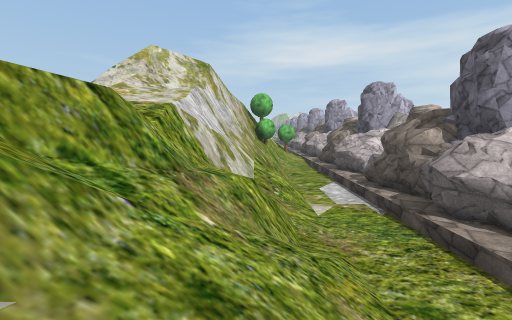
view 1 (above)

20 first-person views from a walk through a scene from a Unity 3-D project. The camera is 1.2 m above the floor, tilts 6° down and sees 90° across. The floor is counted in squares, 2 m on a side. Each view is taken from the middle of a square. On the plan, view 1 faces up. The plan holds only what a view shows up to about 9 squares ahead; the rest is blank. The place goes on beyond the plan. Some trees and plants on the terrain are drawn as simple stand-ins. Some animated figures are not drawn. Some surface patterns are stand-ins.

view 2
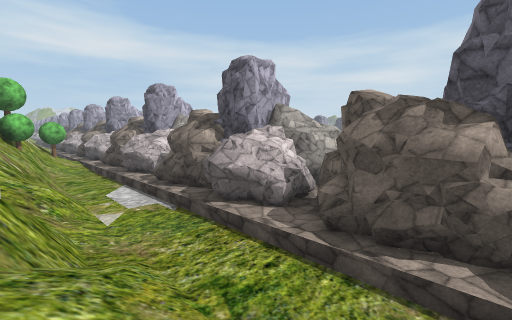

view 3
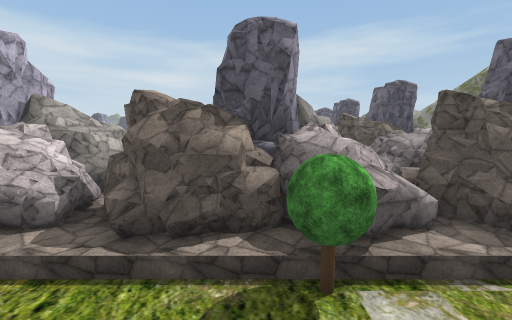

view 4
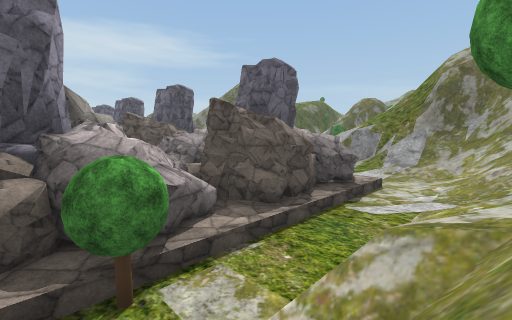

view 5
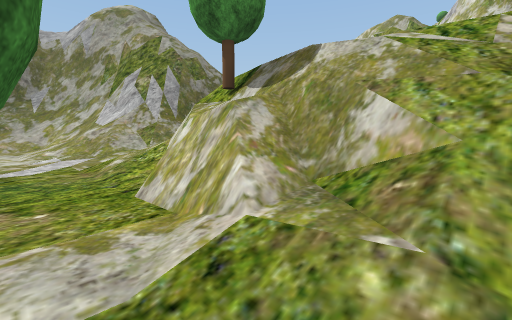

view 6
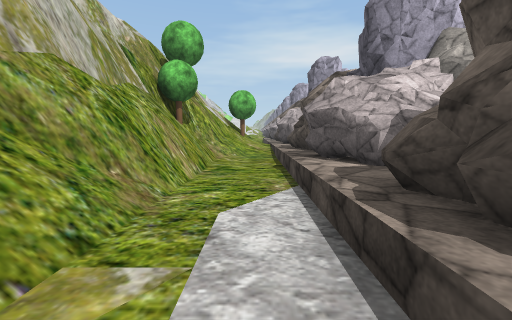

view 7
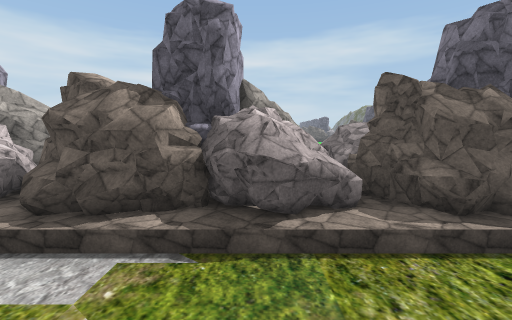

view 8
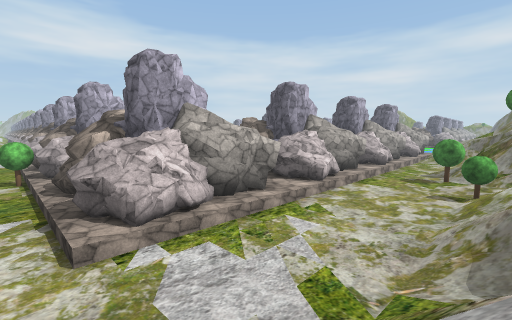

view 9
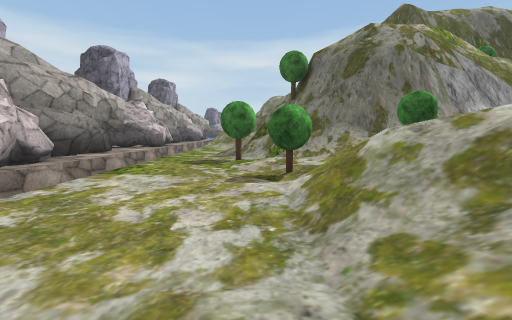

view 10
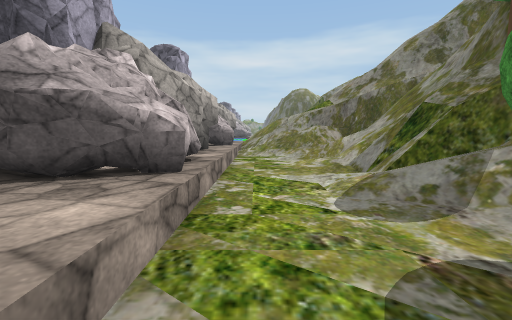

view 11
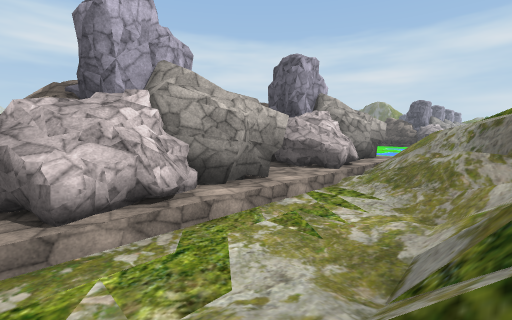

view 12
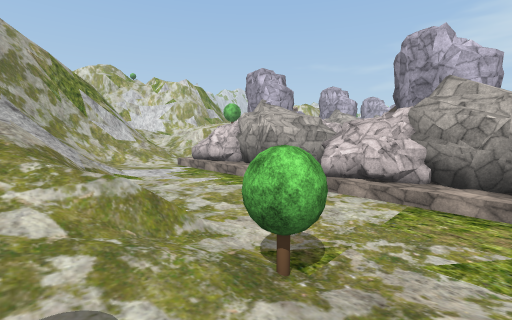

view 13
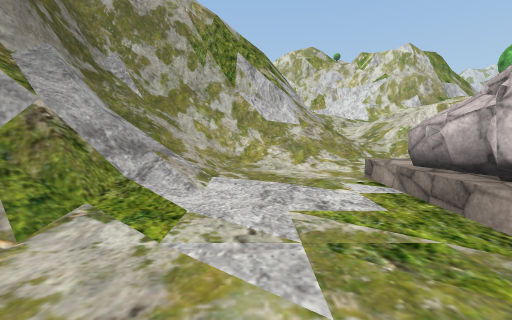

view 14
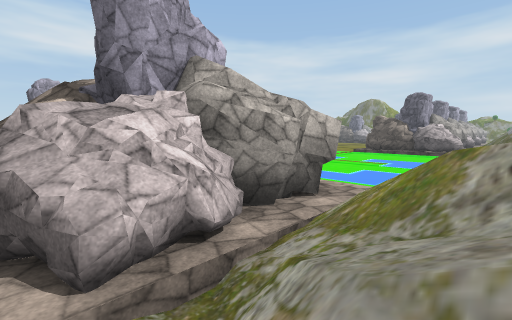

view 15
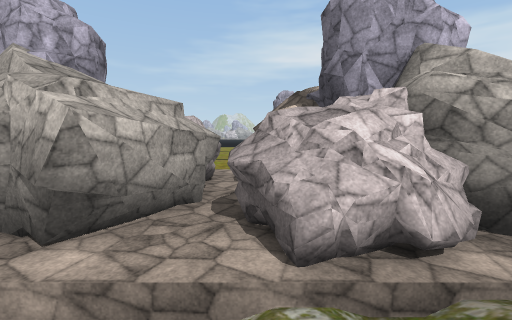

view 16
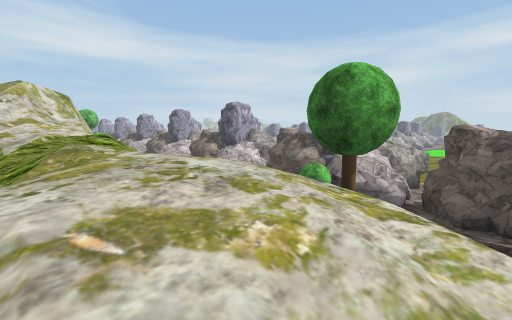

view 17
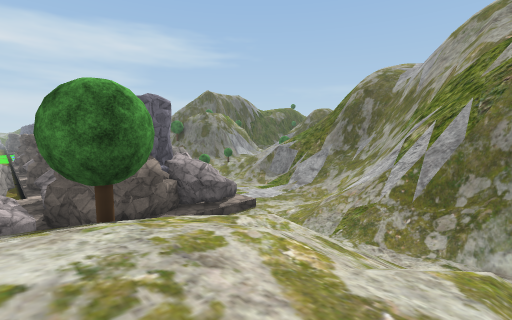

view 18
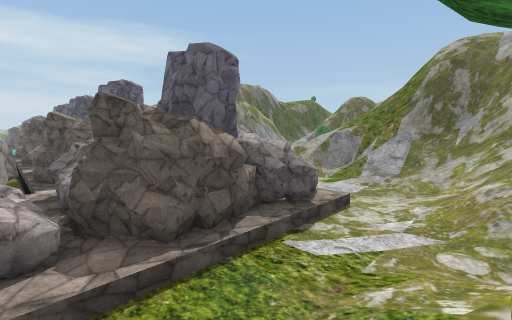

view 19
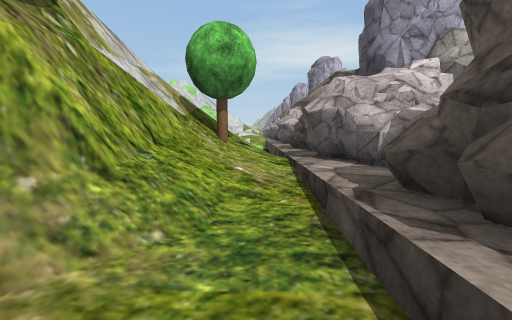

view 20
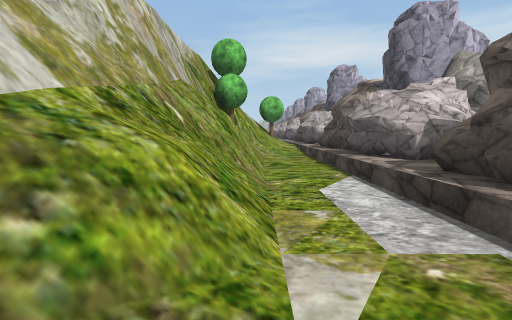

### Floor plan
Key: @ floor where view 1 was taken; # wall or solid block; x gap in a wall; . main floor; : floor 0.5 m higher than the main floor; / step, stairs or slope; = window, fence, low wall or low ledge; v drop or lower ground; R rock; T tree; O other object.
Columns run from 3 left of view 1 to 27 right of it. Each row starts with its distance up from view 1.
 13    vT/RROOO
 12   /##/R R
 11   /#/.RR
 10   =##.R  R
  9   /##.RRRRR
  8   /##.RRRR
  7 //v#/.R#R
  6 /=##/.RR
  5 //##/.R# R
  4 //#//.RRRRR
  3 //#=/.RRRR
  2 //=//.R#RRR
  1 //v//.RR RR
  0 // @/.R# R
 -1 ////=.TRRRR
 -2 ////=.RRRR: ....
 -3 ///T/.R#RRRR#ROO    R
 -4 //==/.RR#RRRR   RR  RRR
 -5 /////.R# R R  R    R R  R    ::
 -6 ////..RRRRRRRRRRRRRRRRRRRR:: ::
 -7 #////.RRRR:RRRR:RRRR:RRRR::: ::
 -8 ##=//................///
 -9  ##=/...........//./////
-10  ###////.///.T/T/==/#=/
-11   ##=/#=#//////==T#====/
-12    #### x////T/#vv##==//

Where each view was taken, in squares from view 1:
view 1: 0 up, 0 right, facing up
view 2: 0 up, 0 right, facing up-right
view 3: 0 up, 0 right, facing right
view 4: 0 up, 0 right, facing down-right
view 5: 0 up, 2 right, facing down-left
view 6: 5 up, 2 right, facing up
view 7: 4 up, 0 right, facing right
view 8: 11 down, 2 right, facing up-right
view 9: 10 down, 6 right, facing right
view 10: 8 down, 11 right, facing right
view 11: 10 down, 13 right, facing up-right
view 12: 12 down, 11 right, facing up-left
view 13: 9 down, 6 right, facing left
view 14: 9 down, 18 right, facing up-right
view 15: 9 down, 18 right, facing up
view 16: 4 down, 3 left, facing up-right
view 17: 2 down, 3 left, facing down-right
view 18: 2 down, 0 right, facing down-right
view 19: 10 up, 2 right, facing up
view 20: 4 up, 1 right, facing up
